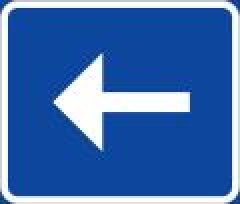
#> input picture application/data/datasets/training_data/training_1.0/additional_boards-e1cf104d-c228-11ec-a814-18cc1895e0b0.jpg, 120 x 102 px, found by its file name (shown 2 times larger)
$ python find_contours.py
#> lines starting #> are read from the running program, lines starting #| are printed output that depends on the picture; after the words box and inside, x2 and y2 are one past the last pixel; in counts of white or black regions, pixels touching at a corner belong together
### application/src/utils/data.py
import cv2
import numpy as np
import pandas as pd
import skimage.io


# [66 lines left out: functions write_annotations, get_images, binary_encoder, print_labels, not called in this run]


def stack_images(scale, img_array):
    rows = len(img_array)
    cols = len(img_array[0])
    rows_available = isinstance(img_array[0], list)
    width = img_array[0][0].shape[1]
    height = img_array[0][0].shape[0]
    if rows_available:
        for x in range(0, rows):
            for y in range(0, cols):
                if img_array[x][y].shape[:2] == img_array[0][0].shape[:2]:
                    img_array[x][y] = cv2.resize(img_array[x][y], (0, 0), None, scale, scale)
                else:
                    img_array[x][y] = cv2.resize(img_array[x][y],
                                                 (img_array[0][0].shape[1], img_array[0][0].shape[0]),
                                                 None,
                                                 scale,
                                                 scale)
                if len(img_array[x][y].shape) == 2: img_array[x][y] = cv2.cvtColor(img_array[x][y], cv2.COLOR_GRAY2BGR)
        image_blank = np.zeros((height, width, 3), np.uint8)
        hor = [image_blank] * rows

        for x in range(0, rows):
            hor[x] = np.hstack(img_array[x])
        ver = np.vstack(hor)
    else:
        for x in range(0, rows):
            if img_array[x].shape[:2] == img_array[0].shape[:2]:
                img_array[x] = cv2.resize(img_array[x], (0, 0), None, scale, scale)
            else:
                img_array[x] = cv2.resize(img_array[x],
                                          (img_array[0].shape[1], img_array[0].shape[0]),
                                          None,
                                          scale,
                                          scale)
            if len(img_array[x].shape) == 2:
                img_array[x] = cv2.cvtColor(img_array[x], cv2.COLOR_GRAY2BGR)
        hor = np.hstack(img_array)
        ver = hor
    return ver

### playground/find_contours.py
import numpy as np
import cv2 as cv
from application.src.utils.data import stack_images


def get_contours(img, img_contour):
    contours, hierarchy = cv.findContours(img, cv.RETR_EXTERNAL, cv.CHAIN_APPROX_NONE)
    print(f'Hierarchy: {hierarchy}')
    for contour in contours:
        area = cv.contourArea(contour)
        cv.drawContours(img_contour, contour, -1, (255, 0, 0), 3)
        arc_length = cv.arcLength(contour, True)
        approx = cv.approxPolyDP(contour, arc_length * 0.1, True)
        obj_corners = len(approx)
        x, y, w, h = cv.boundingRect(approx)
        # cv.rectangle(img_contour, (x, y), (x+w, y+h), (0, 255, 0), 2)

        if obj_corners == 3:
            object_type = 'Triangle'
        elif obj_corners == 4:
            asp_ratio = w / float(h)
            if 0.98 < asp_ratio < 1.03:
                object_type = 'Square'
            else:
                object_type = 'Rectangle'
        else:
            object_type = 'Circle'

        cv.putText(img_contour, object_type, (x + (w // 2) - len(object_type)*4, y-10), cv.FONT_HERSHEY_COMPLEX,
                   0.5, (255, 0, 0), 1)
        print(f'Object type: {object_type}')
        print(f'Object corners: {obj_corners}')
        print(f'Object area: {area}')
        print(f'Object perimeter: {arc_length}\n')


def main():
    img = cv.imread('../application/data/datasets/wikipedia-data/training_1.0/additional_boards-e1cf104d-c228-11ec-a814-18cc1895e0b0.jpg')
#> img is the input picture: shape (102, 120, 3); mean B, G, R 175.9, 108.8, 63.7
    img_blank = np.zeros_like(img)
    img_gray = cv.cvtColor(img, cv.COLOR_BGR2GRAY)
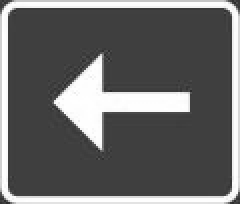
#> img_gray: shape (102, 120) (shown 2 times larger); min 41, max 255, mean 103
    img_blur = cv.GaussianBlur(img_gray, (1, 1), 5)
    img_canny = cv.Canny(img_blur, 150, 200)
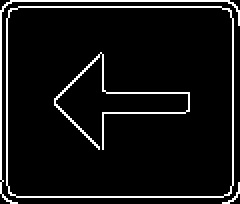
#> img_canny: shape (102, 120) (shown 2 times larger); 7.3% white in thin lines or dots
    kernel = np.ones((5, 5), np.uint8)
    img_di = cv.dilate(img_canny, kernel, iterations=4)
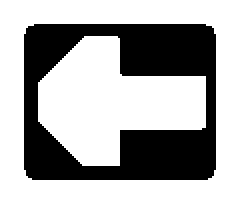
#> img_di: shape (102, 120) (shown 2 times larger); 66.1% white; 1 black region, box (x1, y1, x2, y2) and area: (12, 12, 108, 90) 4155
    img_eroded = cv.erode(img_di, kernel, iterations=4)
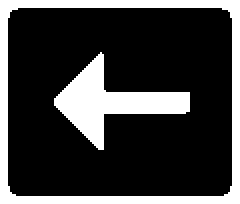
#> img_eroded: shape (102, 120) (shown 2 times larger); 23.8% white; 2 white regions
    img_contour = img.copy()

    get_contours(img_eroded, img_contour)
#> in get_contours, `contours, hierarchy = cv.findContours(img, cv.RETR_EXTERNAL, cv.CHAIN_..`: contours = 1 contour; box (x1, y1, x2, y2) and area: (0, 0, 120, 102) 12019
#| Hierarchy: [[[-1 -1 -1 -1]]]
#> the loop in get_contours, `for contour in contours:` made 1 pass
#> (area, arc_length, approx, obj_corners, x, y, w, h) on pass 1: (12019, 440, [[0, 0], [0, 101], [119, 101], [119, 0]], 4, 0, 0, 120, 102)
#| Object type: Rectangle
#| Object corners: 4
#| Object area: 12019.0
#| Object perimeter: 440.0
#> after the loop in get_contours, `for contour in contours:`:
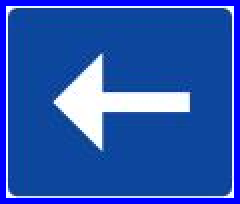
#> img_contour: shape (102, 120, 3) (shown 2 times larger); 10.59% of pixels changed, all inside (x1, y1, x2, y2) = (0, 0, 120, 102)

    img_stack = stack_images(2, ([img, img_gray, img_blur, img_blank],
                                 [img_canny, img_di, img_eroded, img_contour]))
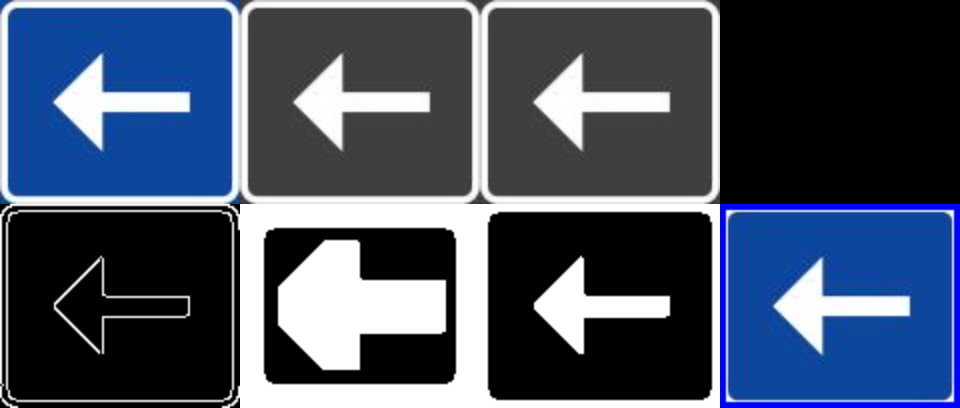
#> img_stack: shape (408, 960, 3); mean B, G, R 101, 80.9, 69.7

    cv.imshow('images', img_stack)

    cv.waitKey(0)


if __name__ == '__main__':
    main()

$ run again, with application/data/datasets/training_data/training_1.0/instruction_signs-e1c43a71-c228-11ec-b2df-18cc1895e0b0.jpg copied over application/data/datasets/training_data/training_1.0/additional_boards-e1cf104d-c228-11ec-a814-18cc1895e0b0.jpg
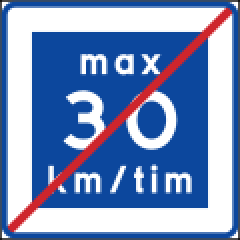
#> input picture application/data/datasets/training_data/training_1.0/instruction_signs-e1c43a71-c228-11ec-b2df-18cc1895e0b0.jpg, 120 x 120 px, found by its file name (shown 2 times larger)
#> in main, img is the input picture: shape (120, 120, 3); mean B, G, R 189.8, 144.6, 121.5
#> in main, `img_canny = cv.Canny(img_blur, 150, 200)`:
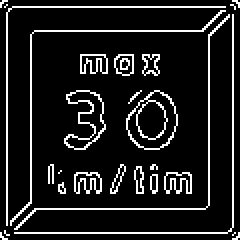
#> img_canny: shape (120, 120) (shown 2 times larger); 11.3% white in thin lines or dots
#> img_di: shape (120, 120); 98.1% white; 3 black regions (1 under 20 px), largest, box (x1, y1, x2, y2) and area: (24, 24, 32, 61) 136, (88, 24, 96, 45) 131
#> img_eroded: shape (120, 120); 83.8% white; 3 black regions
#> contours = 1 contour; box (x1, y1, x2, y2) and area: (0, 0, 120, 120) 14161
#| Hierarchy: [[[-1 -1 -1 -1]]]
#> the loop in get_contours, `for contour in contours:` made 1 pass
#> (area, arc_length, approx, obj_corners, x, y, w, h) on pass 1: (14161, 476, [[0, 0], [0, 119], [119, 119], [119, 0]], 4, 0, 0, 120, 120)
#> (printed output is left out)
#> in main, `img_stack = stack_images(2, ([img, img_gray, img_blur, img_blank], [im..`:
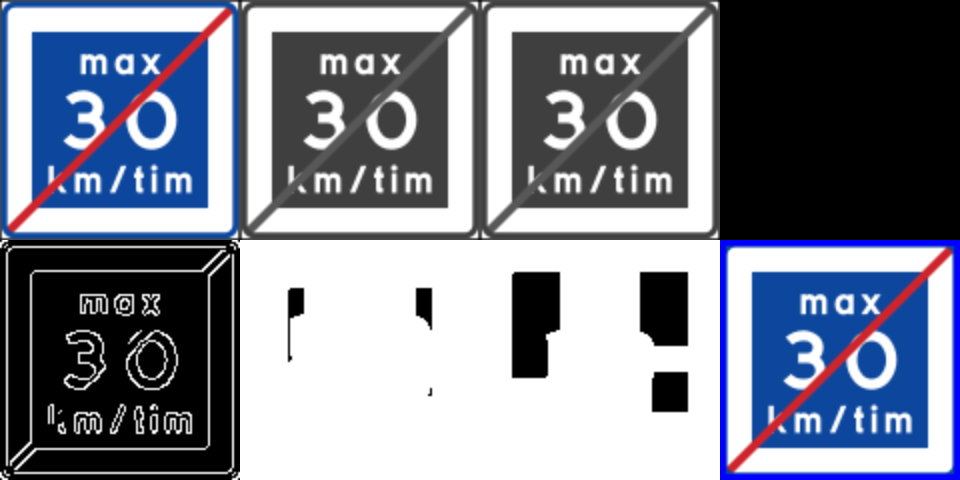
#> img_stack: shape (480, 960, 3); mean B, G, R 146.1, 132.5, 127.3
